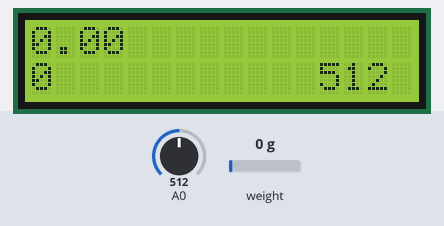
A sketch run on a simulated Arduino Uno, built with avr-gcc and run on an emulated ATmega328P. On the bench: 16×2 character LCD. The test bench sets the inputs (shaded band); at power-on: A0 = 512, weight on the scale 0 g. What the sketch prints to the serial monitor is not drawn.

Above: at 8.4 s.
8.5 s: A0 set to 790
At 9.7 s:
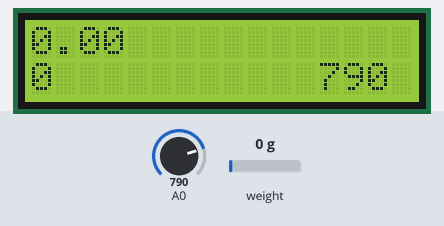
10.1 s: A0 set to 816
At 10.5 s:
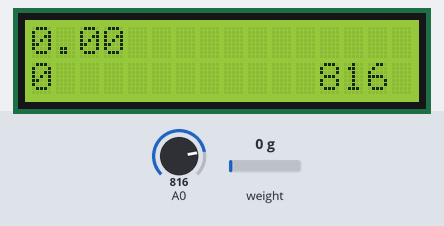
11.6 s: weight on the scale set to 100 g
At 13.6 s:
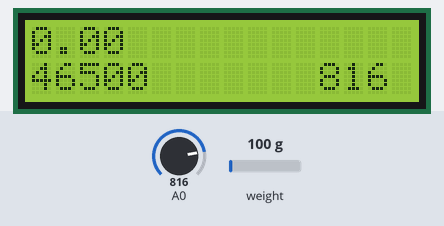
13.9 s: weight on the scale set to 1250 g
At 15.9 s:
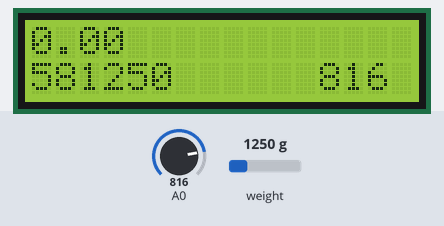
16.3 s: A0 set to 716
At 18.3 s:
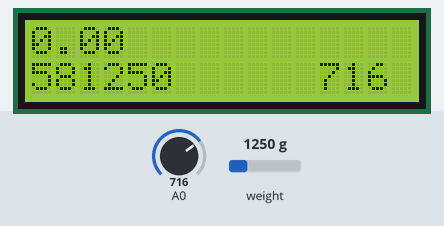
18.8 s: weight on the scale set to 2500 g
At 19.7 s:
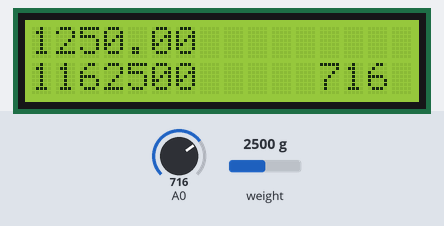
Timing chart, 0 to 21.4 s (numbered marks = the images above; inputs shaded):
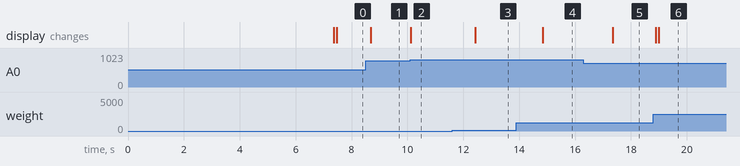

The sketch:

HX711.ino
```cpp
#define FLOAT_AVG 0

#include "HX711.h"

// HX711.DOUT	- pin #A2
// HX711.PD_SCK	- pin #A1

HX711 scale(A2, A1);		// parameter "gain" is ommited; the default value 128 is used by the library

#include <LiquidCrystal.h>
LiquidCrystal lcd(8, 9, 4, 5, 6, 7); // rs enable d0-d3

void setup() {
  lcd.begin(16, 2);
  lcd.print("HX711");

  Serial.begin(115200);
  Serial.println("HX711");

  Serial.println("Before setting up the scale:");
  Serial.print("read: \t\t");
  Serial.println(scale.read());			// print a raw reading from the ADC

  Serial.print("read average: \t\t");
  Serial.println(scale.read_average(20));  	// print the average of 20 readings from the ADC

  Serial.print("get value: \t\t");
  Serial.println(scale.get_value(5));		// print the average of 5 readings from the ADC minus the tare weight (not set yet)

  Serial.print("get units: \t\t");
  Serial.println(scale.get_units(5), 1);	// print the average of 5 readings from the ADC minus tare weight (not set) divided
						// by the SCALE parameter (not set yet)
  scale.set_scale(465.f);                      // this value is obtained by calibrating the scale with known weights; see the README for details
  scale.tare();				        // reset the scale to 0

  Serial.println("After setting up the scale:");

  Serial.print("read: \t\t");
  Serial.println(scale.read());                 // print a raw reading from the ADC

  Serial.print("read average: \t\t");
  Serial.println(scale.read_average(20));       // print the average of 20 readings from the ADC

  Serial.print("get value: \t\t");
  Serial.println(scale.get_value(5));		// print the average of 5 readings from the ADC minus the tare weight, set with tare()

  Serial.print("get units: \t\t");
  Serial.println(scale.get_units(5), 1);        // print the average of 5 readings from the ADC minus tare weight, divided
						// by the SCALE parameter set with set_scale

  Serial.println("Readings:");
}

#ifdef FLOAT_AVG
#define g_bucket 20
#define g_size g_bucket*3
float g_history[g_size];
int g_pos = 0;
#endif

void loop() {

  lcd.setCursor(0,1);
  uint32_t adc = scale.read();
  lcd.print(adc);
  lcd.print(" ");

  Serial.print(adc);
  Serial.print("\t");

  float g = scale.get_units();
  Serial.print(g);

  lcd.setCursor(0,0); // col,row
  lcd.print(g);
  lcd.print(" ");

#if FLOAT_AVG
  g_history[g_pos++] = g; // insert into circular buffer
  g_pos %= g_size;

  float sum = 0;
  for(int i=1; i<g_size; i++) {
    int pos = ( g_pos + i ) % g_size;
    sum += g_history[pos];
    if ( i % g_bucket == 0) {
	float avg = sum / i;
	Serial.print("\t");
	Serial.print(avg, 2);
        lcd.print(avg);
        lcd.print(" ");
    }
  }
#endif

  int key = analogRead(0);
  Serial.print("\t");
  Serial.print(key);

  lcd.setCursor(12,1);
  lcd.print(key);
  lcd.print("   ");

  if ( key > 1000 ) {
	// nothing pressed
  } else if ( key > 800 ) {
	lcd.print(" tare ");
        scale.tare();
  }


//  scale.power_down();			        // put the ADC in sleep mode
//  delay(100);
//  scale.power_up();
  Serial.println();
}
```

Measured:
- the behaviour switches between 800 and 801 on A0 (found by bisection; images 1 and 2)
- after the input at 8.5 s, the display: changes after 0.19 s (image 1)
- after the input at 10.1 s, the display: changes at once (image 2)
- after the input at 11.6 s, the display: changes after 0.83 s (image 3)
- after the input at 13.9 s, the display: changes after 0.94 s (image 4)
- after the input at 16.3 s, the display: changes after 1.1 s (image 5)
- after the input at 18.8 s, the display: first changes after 0.09 s (image 6 shows a later state)
